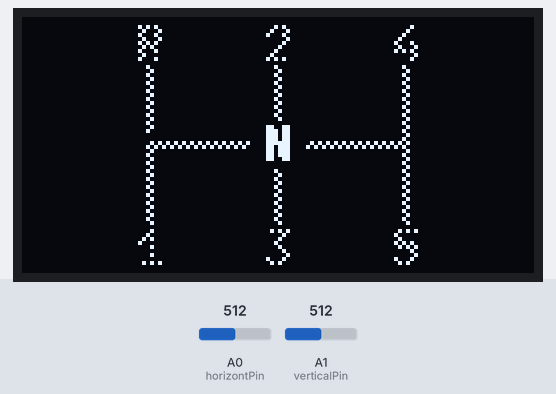
Simulated run of this sketch. Board: Arduino Uno, built with avr-gcc and run on an emulated ATmega328P. On the bench: 128×64 one-colour display. The inputs (shaded band) are chosen by the test bench; at power-on: A1 (verticalPin) = 512, A0 (horizontPin) = 512.

Above: at 1.2 s.
1.3 s: A1 (verticalPin) set to 539
2.8 s: A1 (verticalPin) set to 561
At 3.9 s:
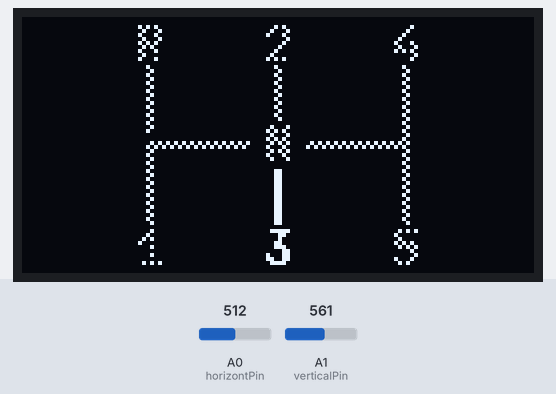
4.3 s: A0 (horizontPin) set to 553
5.8 s: A0 (horizontPin) set to 577
At 6.3 s:
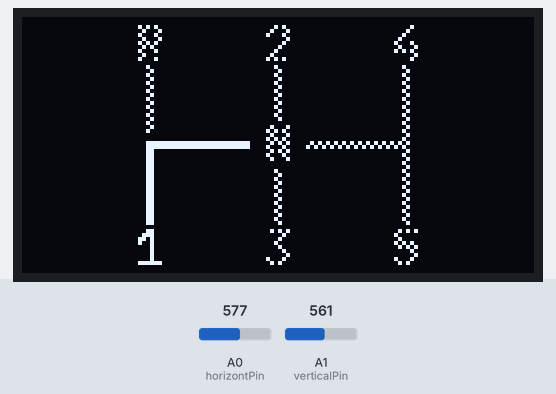
7.3 s: A1 (verticalPin) set to 306
At 8.2 s:
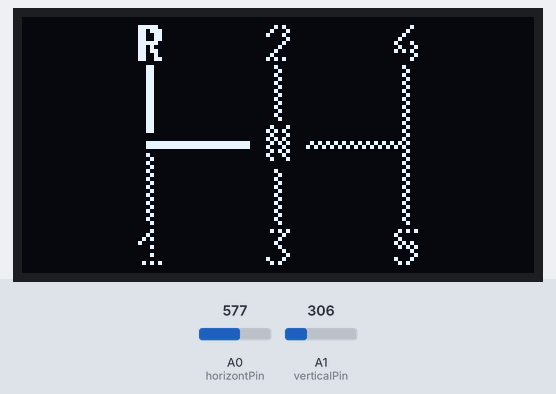
8.8 s: A0 (horizontPin) set to 511
At 9.6 s:
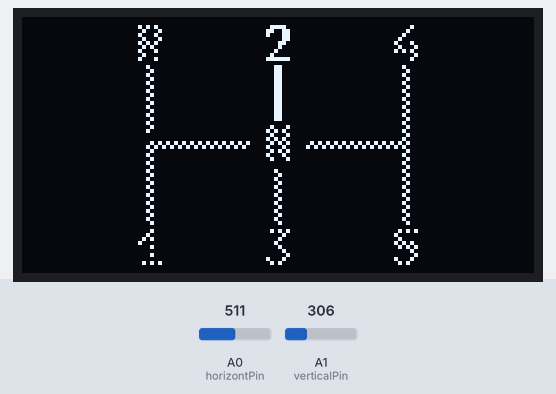
Timing chart, 0 to 11.3 s (numbered marks = the images above; inputs shaded):
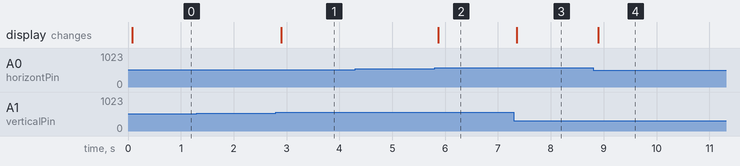

Measured:
- the behaviour switches between 546 and 547 on A1 (verticalPin) (found by bisection; images 0 and 1)
- the behaviour switches between 566 and 567 on A0 (horizontPin) (found by bisection; images 1 and 2)
- after the input at 1.3 s, every drawn part: stays the same
- after the input at 2.8 s, the display: changes after 0.10 s (image 1)
- after the input at 4.3 s, every drawn part: stays the same
- after the input at 5.8 s, the display: changes after 0.07 s (image 2)
- after the input at 7.3 s, the display: changes after 0.06 s (image 3)
- after the input at 8.8 s, the display: changes after 0.10 s (image 4)

The sketch:

Main.ino
```cpp
#include "gears_bitmaps.h"
#include <U8g2lib.h>
#include <Wire.h>

U8G2_SSD1306_128X64_NONAME_F_HW_I2C u8g2(U8G2_R0, U8X8_PIN_NONE);

const int ERROR = 40;

const int verticalPin = A1;
const int horizontPin = A0;

int verticalValue, horizontValue;
int currentGearIndex;

int getGearIndex(int, int, int = 517, int = 497);

void setup() { u8g2.begin(); }

void loop() {
    verticalValue = map(analogRead(verticalPin), 0, 1023, 1023, 0);
    horizontValue = map(analogRead(horizontPin), 0, 1023, 1023, 0);
    currentGearIndex = getGearIndex(verticalValue, horizontValue);

    u8g2.clearBuffer();
    u8g2.drawXBMP(0, 0, 128, 64, epd_bitmap_gears[currentGearIndex + 1]);
    u8g2.sendBuffer();
}

int getGearIndex(int vert, int horz, int vThreshold, int hThreshold) {
    int gear = 0;

    if (vert > vThreshold + ERROR) {
        if (horz < hThreshold - ERROR)
            gear = -1;
        else if (horz > hThreshold + ERROR)
            gear = 4;
        else
            gear = 2;
    } else if (vert < vThreshold - ERROR) {
        if (horz < hThreshold - ERROR)
            gear = 1;
        else if (horz > hThreshold + ERROR)
            gear = 5;
        else
            gear = 3;
    } else {
        gear = 0;
    }

    return gear;
}
```

Source omitted: ears_bitmaps.h (data table, 46027 bytes)
